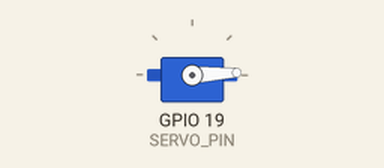
This program was run on a simulated ESP32. Shown: servo. What the program prints to the serial monitor is not drawn.

Above: at 0.05 s.
At 1.3 s:
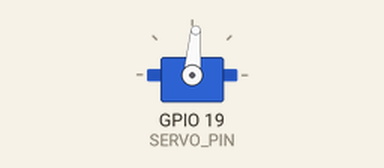
At 2.6 s:
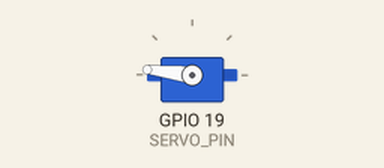
At 5.2 s:
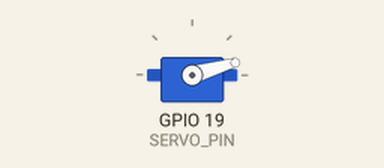
Timing chart, 0 to 7.1 s (numbered marks = the images above):
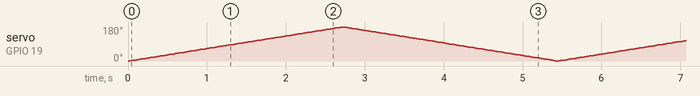

The program:

main.cpp
```cpp
// #include <Arduino.h>
// #include <Wire.h>
// #define IN1 26
// #define IN2 27
// #define IN3 22
// #define IN4 23
// #define ENA 25
// #define ENB 21
// void L298N_SETUP();
// void setup()
// {
//   L298N_SETUP();
// }
// void loop()
// {
//   // RUN_FWD();
//   analogWrite(ENA, 200);
//   digitalWrite(IN1, HIGH); // tiến
//   digitalWrite(IN2, LOW);
//   analogWrite(ENB, 200);
//   digitalWrite(IN3, HIGH); // tiến
//   digitalWrite(IN4, LOW);
// }
// void L298N_SETUP()
// {
//   pinMode(IN1, OUTPUT);
//   pinMode(IN2, OUTPUT);
//   pinMode(ENA, OUTPUT);
//   pinMode(IN3, OUTPUT);
//   pinMode(IN4, OUTPUT);
//   pinMode(ENB, OUTPUT);
// }
#include <ESP32Servo.h>

#define SERVO_PIN 19 // Define the pin to which the servo is connected

Servo servo; // Create a servo object

void setup()
{
  Serial.begin(9600); // Initialize serial communication at 115200 baud rate
  servo.attach(SERVO_PIN); // Attach the servo to the specified pin
}

void loop()
{
  // Sweep the servo from 0 to 180 degrees
  for (int angle = 0; angle <= 180; angle++)
  {
    servo.write(angle); // Set the servo position
    delay(15);          // Wait for the servo to reach the position7
    Serial.println(angle);
  }

  // Sweep the servo from 180 to 0 degrees
  for (int angle = 180; angle >= 0; angle--)
  {
    servo.write(angle); // Set the servo position
    delay(15);          // Wait for the servo to reach the position
    Serial.println(angle); // Print the current angle
  }
}
```
